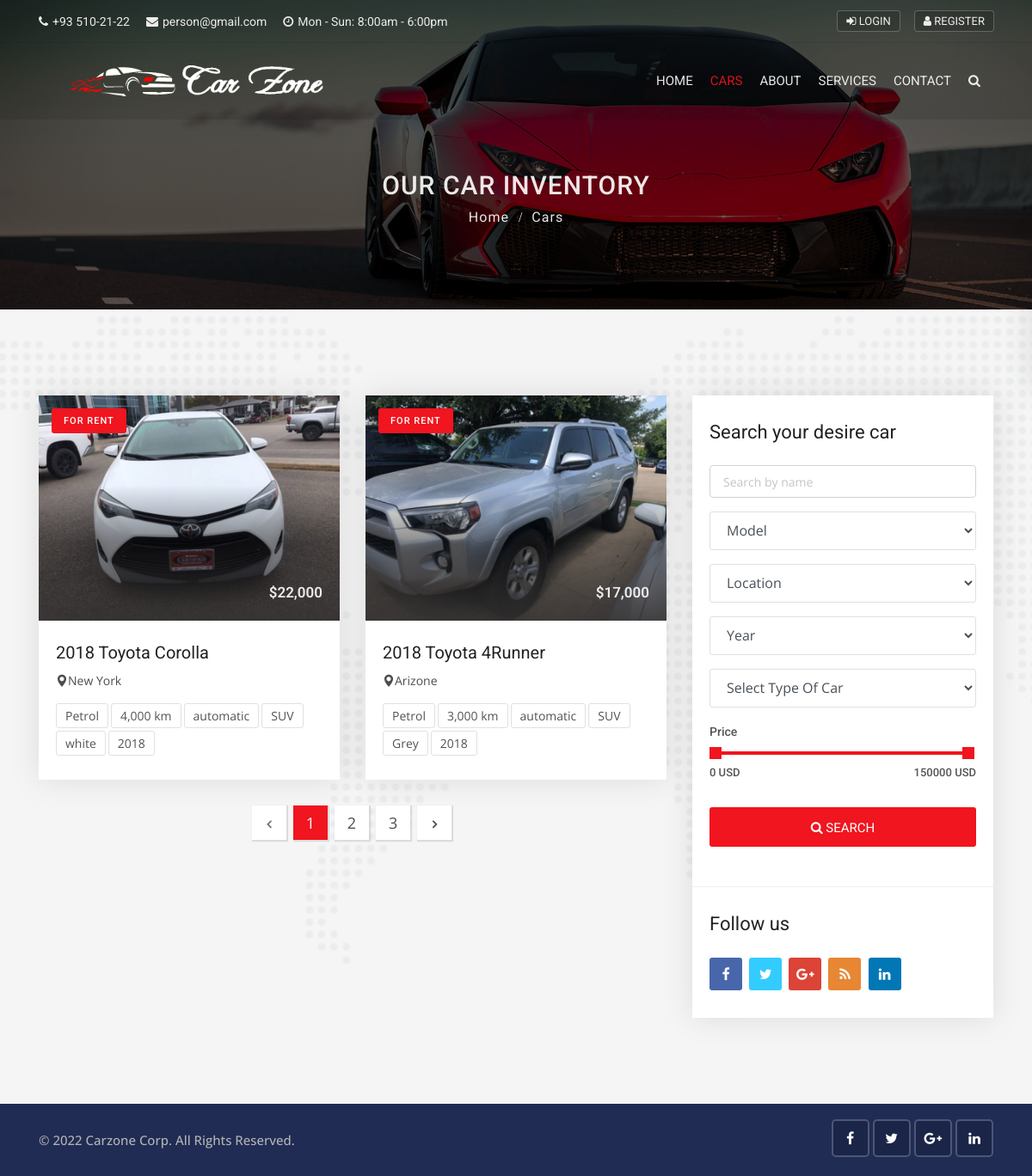
Screenshot of /cars/ with the database file from the repository.
### cars/models.py (models this page shows, shortened)
class Car(models.Model):
    state_choice = (
        ('AL', 'Alabama'),
        ('AK', 'Alaska'),
        ('AZ', 'Arizona'),
        ('AR', 'Arkansas'),
        ('CA', 'California'),
        ('CO', 'Colorado'),
        ('CT', 'Connecticut'),
        ('DE', 'Delaware'),
        ('DC', 'District Of Columbia'),
        ('FL', 'Florida'),
        ('GA', 'Georgia'),
        ('HI', 'Hawaii'),
        ('ID', 'Idaho'),
        ('IL', 'Illinois'),
        ('IN', 'Indiana'),
        ('IA', 'Iowa'),
        ('KS', 'Kansas'),
        ('KY', 'Kentucky'),
        ('LA', 'Louisiana'),
        ('ME', 'Maine'),
        ('MD', 'Maryland'),
        ('MA', 'Massachusetts'),
        ('MI', 'Michigan'),
        ('MN', 'Minnesota'),
        ('MS', 'Mississippi'),
        ('MO', 'Missouri'),
        ('MT', 'Montana'),
        ('NE', 'Nebraska'),
        ('NV', 'Nevada'),
        ('NH', 'New Hampshire'),
        ('NJ', 'New Jersey'),
        ('NM', 'New Mexico'),
        ('NY', 'New York'),
        ('NC', 'North Carolina'),
        ('ND', 'North Dakota'),
        ('OH', 'Ohio'),
        ('OK', 'Oklahoma'),
        ('OR', 'Oregon'),
        ('PA', 'Pennsylvania'),
        ('RI', 'Rhode Island'),
        ('SC', 'South Carolina'),
        ('SD', 'South Dakota'),
        ('TN', 'Tennessee'),
        ('TX', 'Texas'),
        ('UT', 'Utah'),
        ('VT', 'Vermont'),
        ('VA', 'Virginia'),
        ('WA', 'Washington'),
        ('WV', 'West Virginia'),
        ('WI', 'Wisconsin'),
        ('WY', 'Wyoming'),
    )
    year_choice = []
    for r in range(2000, (datetime.now().year+1)):
        year_choice.append((r,r))
    features_choices = (
        ('Cruise Control', 'Cruise Control'),
        ('Audio Interface', 'Audio Interface'),
        ('Airbags', 'Airbags'),
        ('Air Conditioning', 'Air Conditioning'),
        ('Seat Heating', 'Seat Heating'),
        ('Alarm System', 'Alarm System'),
        ('ParkAssist', 'ParkAssist'),
        ('Power Steering', 'Power Steering'),
        ('Reversing Camera', 'Reversing Camera'),
        ('Direct Fuel Injection', 'Direct Fuel Injection'),
        ('Auto Start/Stop', 'Auto Start/Stop'),
        ('Wind Deflector', 'Wind Deflector'),
        ('Bluetooth Handset', 'Bluetooth Handset'),
    )
    door_choices = (
        ('2', '2'),
        ('3', '3'),
        ('4', '4'),
        ('5', '5'),
        ('6', '6'),
    )
    car_title = models.CharField(max_length=200)
    state = models.CharField(choices=state_choice, max_length=100)
    city = models.CharField(max_length=200)
    model = models.CharField(max_length=200)
    year = models.IntegerField(("year"), choices=year_choice)
    condition = models.CharField(max_length=200)
    price = models.IntegerField(null=True)
    color = models.CharField(max_length=50, null=True)
    description = RichTextField()
    car_photo = models.ImageField(upload_to="car_photo", blank=True)
    car_photo_1 = models.ImageField(upload_to="car_photo", blank=True)
    car_photo_2 = models.ImageField(upload_to="car_photo", blank=True)
    car_photo_3 = models.ImageField(upload_to="car_photo", blank=True)
    car_photo_4 = models.ImageField(upload_to="car_photo", blank=True)
    features = MultiSelectField(choices=features_choices)
    body_style = models.CharField(max_length=200)
    transmission = models.CharField(max_length=200)
    engine = models.CharField(max_length=200, null=True)
    interior = models.CharField(max_length=200)
    miles = models.IntegerField()
    doors = models.CharField(choices=door_choices, max_length=10)
    passengers = models.CharField(max_length=200)
    vin_no = models.CharField(max_length=100)
    millage = models.IntegerField()
    fuel_type = models.CharField(max_length=50)
    no_of_owners = models.IntegerField()
    is_featured = models.BooleanField(default=False)
    created_date = models.DateTimeField(default=datetime.now, blank=True)

### cars/views.py (the view)
# urls.py: path("", views.cars, name="cars"),
def cars(request):
    all_cars = Car.objects.order_by("-created_date")
    paginator = Paginator(all_cars,2)
    page_num = request.GET.get("page")
    try:
        paged_cars = paginator.page(page_num)
    except PageNotAnInteger:
        paged_cars = paginator.page(1)
    except EmptyPage:
        paged_cars = paginator.page(paginator.num_pages)
    model_search = Car.objects.values_list("model", flat=True).distinct()
    city_search = Car.objects.values_list("city", flat=True).distinct()
    year_search = Car.objects.values_list("year", flat=True).distinct()
    style_search = Car.objects.values_list("body_style", flat=True).distinct()
    data = {
        "all_cars": paged_cars,
        "model_fields": model_search,
        "city_fields": city_search,
        "year_fields": year_search,
        "style_fields": style_search
    }
    return render(request, "cars/cars.html", data)

### templates/cars/cars.html (shortened to what this page needs)
{% extends 'base.html' %}
{% load humanize %}
{% block content %}
<div class="sub-banner overview-bgi">
    <div class="container breadcrumb-area">
        <div class="breadcrumb-areas">
            <h1>Our Car Inventory</h1>
            <ul class="breadcrumbs">
                <li><a href="{% url 'home' %}">Home</a></li>
                <li class="active">Cars</li>
            </ul>
        </div>
    </div>
</div>
<div class="featured-car content-area">
    <div class="container">
        <div class="row">
            <div class="col-lg-8 col-md-12">
                <div class="row">
                    {% for car in all_cars %}
                    <div class="col-lg-6 col-md-6">
                        <div class="car-box-3">
                            <div class="car-thumbnail">
                                <a href="{% url 'car-detail' car.id %}" class="car-img">
                                    <div class="tag">For Rent</div>
                                    <div class="price-box">
                                        <span>${{car.price | intcomma }}</span>
                                    </div>
                                    <img class="d-block w-100" src="{{ car.car_photo.url}}" alt="car" style="min-height: 262px; max-height: 262px;">
                                </a>
                            </div>
                            <div class="detail">
                                <h1 class="title">
                                    <a href="{% url 'car-detail' car.id%}">{{ car.car_title}}</a>
                                </h1>
                                <div class="location">
                                    <a href="{% url 'car-detail' car.id %}">
                                        <i class="flaticon-pin"></i>{{car.city}}
                                    </a>
                                </div>
                                <ul class="facilities-list clearfix">
                                    <li>{{car.fuel_type}}</li>
                                    <li>{{ car.miles | intcomma}} km</li>
                                    <li>{{ car.transmission }}</li>
                                    <li>{{car.body_style}}</li>
                                    <li>{{car.color}}</li>
                                    <li>{{car.year}}</li>
                                </ul>
                            </div>
                        </div>
                    </div>
                {% endfor %}
                </div>
                <div class="pagination-box p-box-2 text-center">
                    <nav aria-label="Page navigation example">
                    {% if all_cars.has_other_pages %}
                        <ul class="pagination">
                            {% if all_cars.has_previous %}
                                <li class="page-item">
                                    <a class="page-link" href="?page={{all_cars.previous_page_number}}"><i class="fa fa-angle-left"></i></a>
                                </li>
                            {% else %}
                                <li class="page-item disabled">
                                    <a class="page-link" ><i class="fa fa-angle-left"></i></a>
                                </li>
                            {% endif %}
                            {% for i in all_cars.paginator.page_range  %}
                                {% if all_cars.number == i %}
                                    <li class="page-item"><a class="page-link active" href="#">{{i}}</a></li>
                                {% else %}
                                    <li class="page-item"><a class="page-link" href="?page={{i}}">{{i}}</a></li>
                                {% endif %}
                            {% endfor %}
                            {% if all_cars.has_next %}
                                <li class="page-item">
                                    <a class="page-link" href="?page={{all_cars.next_page_number}}"><i class="fa fa-angle-right"></i></a>
                                </li>
                            {% else %}
                                <li class="page-item disabled">
                                    <a class="page-link" ><i class="fa fa-angle-right"></i></a>
                                </li>
                            {% endif %}
                        </ul>
                    {% endif %}
                    </nav>
                </div>
            </div>
            <div class="col-lg-4 col-md-12">
                <div class="sidebar-right">
                    <div class="widget advanced-search2">
                        <h3 class="sidebar-title">Search your desire car</h3>
                        <form action="{% url 'search' %}" method="">
                            <div class="form-group">
                                <input type="text" name="keyword" placeholder="Search by name" class="form-control">
                            </div>
                            <div class="form-group">
                                <select class="form-control search-fields" name="model">
                                    <option selected="true" disabled="disabled">Model</option>
                                </select>
                            </div>
                            <div class="form-group">
                                <select class="form-control search-fields" name="location">
                                    <option selected="true" disabled="disabled">Location</option>
                                </select>
                            </div>
                            <div class="form-group">
                                <select class="form-control search-fields" name="year">
                                    <option selected="true" disabled="disabled">Year</option>
                                </select>
                            </div>
                            <div class="form-group">
                                <select class="form-control search-fields" name="body_style">
                                    <option selected="true" disabled="disabled">Select Type Of Car</option>
                                </select>
                            </div>
                            <div class="range-slider clearfix">
                                            <label>Price</label>
                                            <div data-min="0" data-max="150000"  data-min-name="min_price" data-max-name="max_price" data-unit="USD" class="range-slider-ui ui-slider" aria-disabled="false"></div>
                                        </div>
                            <div class="form-group">
                                <button class="btn btn-block button-theme btn-md">
                                    <i class="fa fa-search"></i> Search
                                </button>
                            </div>
                        </form>
                    </div>
                    <div class="widget question widget-3">
                        <h5 class="sidebar-title">Follow us</h5>
                        <div class="social-list clearfix">
                            <ul>
                                <li><a href="#" class="facebook-bg"><i class="fa fa-facebook"></i></a></li>
                                <li><a href="#" class="twitter-bg"><i class="fa fa-twitter"></i></a></li>
                                <li><a href="#" class="google-bg"><i class="fa fa-google-plus"></i></a></li>
                                <li><a href="#" class="rss-bg"><i class="fa fa-rss"></i></a></li>
                                <li><a href="#" class="linkedin-bg"><i class="fa fa-linkedin"></i></a></li>
                            </ul>
                        </div>
                    </div>
                </div>
            </div>
        </div>
    </div>
</div>
{% endblock %}

### carzone/static/css/skins/red.css (style rules this page uses)
.button-theme { background:#f0151f; }
.tag { background:#f0151f; }
.pagination > li > .active { background:#f0151f; }

### rows the page displays
Car: price "22,000", car_photo (picture), car_title "2018 Toyota Corolla", city "New York", fuel_type "Petrol", miles "4,000", transmission "automatic", body_style "SUV", color "white", year "2018"
Car: price "17,000", car_photo (picture), car_title "2018 Toyota 4Runner", city "Arizone", fuel_type "Petrol", miles "3,000", transmission "automatic", body_style "SUV", color "Grey", year "2018"

### other values shown
{{ i }} "1"
{{ i }} "2" "3"
